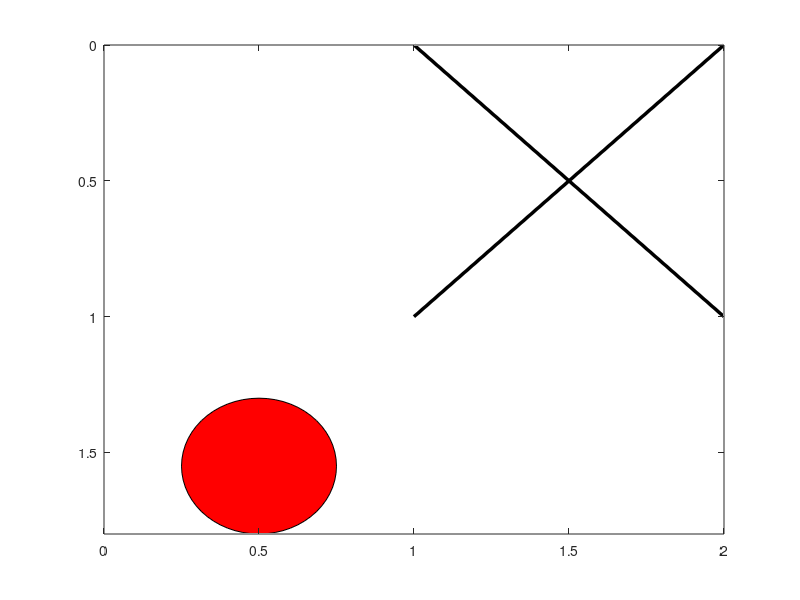

This chart was generated by the following MATLAB code:

rgbMatrix = zeros(2, 2, 3);

rgbMatrix(1,1, 1:3) = [1 0 0];
rgbMatrix(1,2, 1:3) = [0 1 0];
rgbMatrix(2,1, 1:3) = [1 0 1];
rgbMatrix(2,2, 1:3) = [0 0 1];

x1 = 0.5;
y1 = 0.5;

o = image(x1, y1, rgbMatrix);
hold on;

x=[1 2];
y=[1 0];


line(x, y, 'Color', 'black', 'LineWidth', 2.5);
line(x, [0 1], 'Color', 'black', 'LineWidth', 2.5);
rectangle('Position', [0.25 1.3 0.5 0.5], 'Curvature', [1 1], 'FaceColor', 'r');

